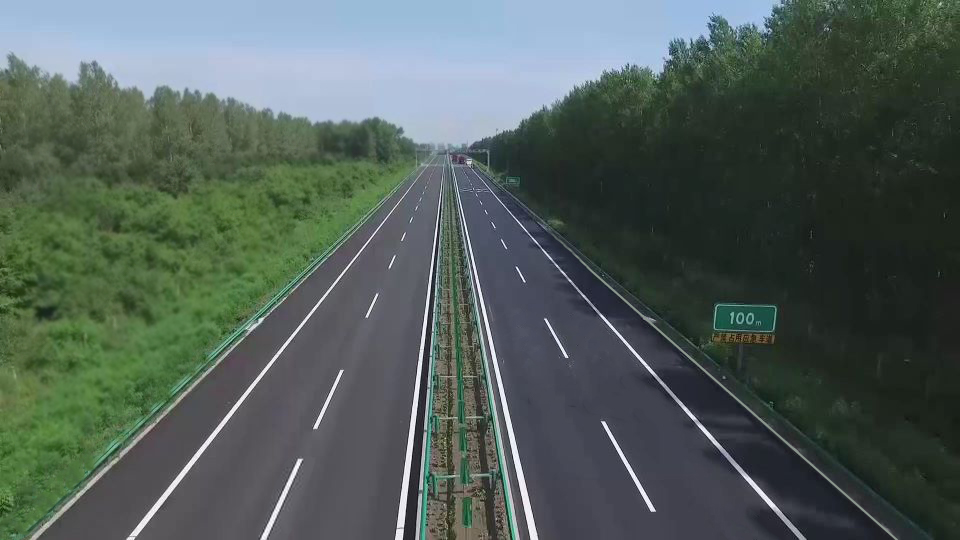
//> input picture HW2/code/2.jpg, 960 x 540 px
$ ./main   (built with g++ and OpenCV 4)
//> lines starting //> are read from the running program, lines starting //| are printed output that depends on the picture; after the words box and inside, x2 and y2 are one past the last pixel; in counts of white or black regions, pixels touching at a corner belong together
### HW2/code/HoughLine.h
#pragma once

#include <opencv2/opencv.hpp>
#include <opencv2/highgui/highgui.hpp>
#include <opencv2/imgproc/imgproc.hpp>
#include <iostream>
#include <vector>

using namespace cv;
using namespace std;

#define PI 3.1415926

// ρ-θ空间累加器
struct Polar
{
    int x;
    int y;
    int count;
};
//用于返回直线两端的坐标
struct Line
{
    Point start;
    Point end;
};
bool polar_order(Polar a, Polar b);  //用于排序
int get_position(Mat img, int ii, int jj, int flag, int rho=1, int theta=1);  //对于水平和垂直的直线，找回Hough变换时损失的信息
//hough变换检测直线
//img：输入的边缘图像（灰度图，只有0,255两个值）
//lines：储存最后检测出的直线起始点
//threshold：累加器阈值，只有累加器中的值大于该值，该参数对才会被选中
//rho：ρ参数的分辨率（遍历步长）
//theta：θ参数的分辨率（遍历步长）
void houghlines(Mat img,vector<Line>& lines, int threshold, double rho = 1, double theta = 1);

### HW2/code/HoughCircle.h
#pragma once

#include <cv.h>
#include <opencv2/opencv.hpp>
#include <iostream>
#include <vector>

using namespace std;
using namespace cv;

#define PI 3.14159265358979
#define HOUGH_CIRCLE_RADIUS_MIN						10  //圆最小半径
#define HOUGH_CIRCLE_RADIUS_MIN_DIST				2  //同心圆两个半径最小差
#define HOUGH_CIRCLE_INTEGRITY_DEGREE				0.6  //用于判断圆周上的点是否足够多（是否能成圆）
#define HOUGH_CIRCLE_SAMEDIRECT_DEGREE				0.99  //用于梯度检测
#define HOUGH_CIRCLE_GRADIENT_INTEGRITY_DEGREE		0.9   //用于梯度检测

//记录圆心
struct Centers2
{
    int x;
    int y;
    int count;
};
//用于排序
bool center_order(Centers2 a, Centers2 b);

//记录其他点与圆心的距离和内积
struct Radius
{
    double dist2;
    double inner_product;
};
//用于排序
bool radius_order(Radius a, Radius b);
//用于归一化圆心检测图像并放大差异
float normalization(float x);

//hough梯度法检测圆形
//src_gray：灰度图像
//edges：边缘图像
//circles：储存结果圆参数
//min_dist：两圆心之间的最小距离，小于该距离两圆心将被合并
//add_threshold：阈值，累加器中大于该值的点才能被选定为圆心
//min_Radius：圆最小半径
//min_Radius：圆最大半径
void houghcircles(cv::Mat& src_gray, Mat edges, std::vector<cv::Vec3f>& circles,
    double min_dist, int param2, int minRadius = 0, int maxRadius = 0);

### HW2/code/HoughLine.cpp
#include "HoughLine.h"
//用于排序
bool polar_order(Polar a, Polar b)
{
    return (a.count > b.count);
}

void houghlines(Mat img, vector<Line>& lines, int threshold, double rho, double theta)
{
    //图像长宽
    int w = img.cols;
    int h = img.rows;

    //累加器大小
    int add_w = 180/theta;
    int add_h = 1.5 * (w + h) /rho ;
    //消除值为负的ρ
    int center_h = add_h / 2;


    //为累加器分配空间
    int** add = (int**)malloc(add_h * sizeof(int*));
    for (int i = 0; i < add_h; i++)
        add[i] = (int*)malloc((add_w + 1) * sizeof(int));

    //累加器赋值为0
    for (int i = 0; i < add_h; i++)
        for (int j = 0; j < add_w; j++)
            add[i][j] = 0;


    //累加器投票
    int threshold_pix = 200;
    for (int i = 0; i < h; i++)
    {
        for (int j = 0; j < w; j++)
        {
            if ((int)img.at<uchar>(i, j) > threshold_pix)
            {
                for (int k = 0; k < 180; k=k+theta) {
                    double angle = (double)k / 180 * PI;  //角度制转换为弧度值
                    double dr = (double)j * cos(angle) + (double)i * sin(angle);
                    int r = round(dr)/rho;
                    int kk = k/theta;
                    add[r + center_h][kk]++;  //r可为负值，加上矩阵中心
                }
            }
        }
    }


    //遍历累加器，选出符合规定的ρ-θ点对作为检测到的直线参数
    vector<Polar> v;
    for (int y = 1; y < add_h - 1; y++)//模长
    {
        for (int x = 0; x < add_w; x++)//角度
        {
            int flag = 0;
            //如果当前点在累加器边界处
            if (x == 0)
            {
                if (add[y][x] > threshold && add[y][x] > add[y][x + 1] && add[y][x] > add[y - 1][x] && add[y][x] > add[y + 1][x])
                    flag = 1;
            }
            else if (x == add_w - 1)
            {
                if (add[y][x] > threshold && add[y][x] > add[y][x - 1] && add[y][x] > add[y - 1][x] && add[y][x] > add[y + 1][x])
                    flag = 1;
            }
            //如果当前的值大于阈值，并在4邻域内它是最大值，则该点被认为是圆心
            else if (add[y][x] > threshold && add[y][x] > add[y][x - 1] &&
                add[y][x] > add[y][x + 1] && add[y][x] > add[y - 1][x] &&
                add[y][x] > add[y + 1][x])
            {
                flag = 1;
            }
            //选择该点表示的参数作为一条直线的参数
            if (flag)
            {
                Polar po;
                po.x = y;    //ρ
                po.y = x;    //θ
                po.count = add[y][x];
                //聚合，如果当前参数对被选中，则把相邻(-5,5)区间内的累加器值都加给它
                for (int p = y - 5; p <= y + 5; p++)
                {
                    for (int q = x - 5; q <= x + 5; q++)
                    {
                        if (p >= 0 && p <= add_h - 1 && q >= 0 && q <= add_w - 1)
                            po.count += add[p][q];
                    }
                }
                v.push_back(po); //当前点符合要求，作为圆心
            }

        }
    }
    // [56 lines of commented-out code are left out]
    sort(v.begin(), v.end(), polar_order);
    //将投票数最多的直线转换到笛卡尔坐标系计算出起始点坐标并存入名为lines的vector
    vector<Polar>::iterator iter;
    for (iter = v.begin(); iter != v.end(); iter++) {
        int x1, y1, x2, y2;
        x1 = y1 = x2 = y2 = 0;
        double angle = (double)(iter->y) / 180 * PI;
        double si = sin(angle);
        double co = cos(angle);

        if (iter->y == 0)
        {
            y1 = 0;
            y2 = h - 1;
            x1 = x2 = get_position(img, iter->x, iter->y, false);
            Line temp;
            temp.start = Point(x1, y1);
            temp.end = Point(x2, y2);
            lines.push_back(temp);
        }
        else if (iter->y == 90)
        {
            x1 = 0;
            x2 = w - 1;
            y1 = y2 = get_position(img, iter->x, iter->y, true);
            Line temp;
            temp.start = Point(x1, y1);
            temp.end = Point(x2, y2);
            lines.push_back(temp);
        }
        else if (iter->y >= 45 && iter->y <= 135) {//在这个范围内sin值比较大，使用sin做分母误差较小
            x1 = 0;
            y1 = (iter->x - center_h) / si; //加上之前为了消除ρ的负值减去的值
            x2 = w - 1;
            y2 = ((iter->x - center_h) - (double)x2 * co) / si;
            Line temp;
            temp.start = Point(x1, y1);
            temp.end = Point(x2, y2);
            lines.push_back(temp);
        }
        else { //在这个范围内cos值比较大，使用cos做分母误差较小
            y1 = 0;
            x1 = (iter->x - center_h) / co;  //加上之前为了消除ρ的负值减去的值
            y2 = h - 1;
            x2 = ((iter->x - center_h) - (double)y2 * si) / co;
            Line temp;
            temp.start = Point(x1, y1);
            temp.end = Point(x2, y2);
            lines.push_back(temp);
        }
    }

}

//对于水平和垂直的线条找回丢失的坐标信息,参数flag用于表示是水平直线还是垂直直线
// [42 lines left out: function get_position, not called in this run]

### HW2/code/main.cpp
#include "opencv2/highgui/highgui.hpp"
#include "opencv2/imgproc/imgproc.hpp"
#include <iostream>
#include <stdio.h>

#include "HoughCircle.h"
#include "HoughLine.h"
using namespace std;
using namespace cv;

int main(int argc, char** argv)
{
	Mat src, src_gray;
	Mat src_edge;
	vector<Vec3f> circles;
	vector<Line> lines;

	string address;
	cout << "请输入文件名，需要后缀..." << endl;
	cin >> address;
//> the answer given: 2.jpg
	//读入图像
	src = imread(address, 1);
//> src is the input picture: 540 rows x 960 cols, CV_8UC3; mean B, G, R 88.7, 94.1, 81.2
	if (!src.data)
	{
		cout << "图像不存在！" << endl;
		return -1;
	}
	int choice = 1;
	cout << "请输入检测选择(默认只检测直线)：" << endl;
	cout << "1. 仅检测直线" << endl;
	cout << "2. 仅检测圆形" << endl;
	cout << "3. 检测直线和圆形" << endl;
	cin >> choice;
//> the answer given: 1

	//展示源图像
	imshow("source", src);
	cout << "按任意键继续..." << endl;
	waitKey(0);


	//转换为灰度图
	cvtColor(src, src_gray, CV_BGR2GRAY);
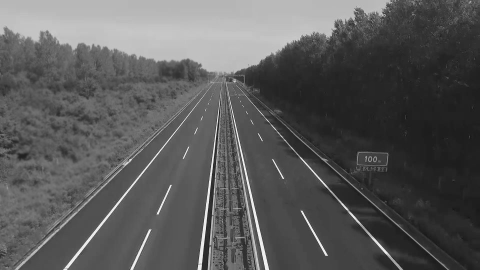
//> src_gray: 540 rows x 960 cols, CV_8UC1 (shown at 1/2 size); min 7, max 255, mean 89.6

	//高斯滤波，减弱噪声，避免检测时产生干扰
	GaussianBlur(src_gray, src_gray, Size(9, 9), 2, 2);
	//展示高斯滤波结果
	imshow("guass", src_gray);
	cout << "按任意键继续..." << endl;
	waitKey(0);

	//对灰度图再做一次均值滤波
	if(address=="2.jpg") blur(src_gray, src_edge, Size(9, 9));
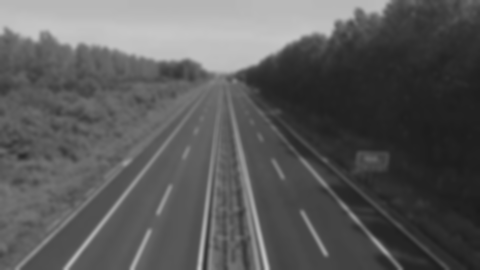
//> src_edge: 540 rows x 960 cols, CV_8UC1 (shown at 1/2 size); min 27, max 199, mean 89.6
	else blur(src_gray, src_edge, Size(3, 3));
	imshow("mean", src_edge);
	cout << "按任意键继续..." << endl;
	waitKey(0);

	//使用Canny算子计算图像边缘并展示
	Mat edges;
	int canny_threshold = 40;
	Canny(src_edge, edges, MAX(canny_threshold / 2, 1), canny_threshold, 3);
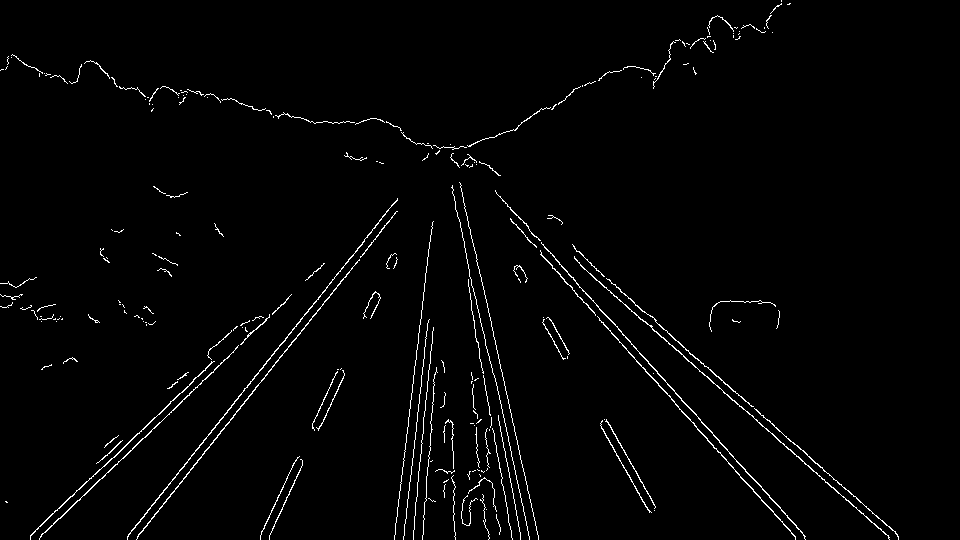
//> edges: 540 rows x 960 cols, CV_8UC1; 1.9% white in thin lines or dots
	imshow("edges", edges);
	cout << "按任意键继续..." << endl;
	waitKey(0);


	//使用Canny算子输出的边缘图，edges作为掩码，
	//来将原图image拷贝到目标图dst中，从而显示彩色的边缘图像
	Mat image = src.clone();
	Mat dst;
	dst.create(image.size(), image.type());
	dst = Scalar::all(0);
	image.copyTo(dst, edges);
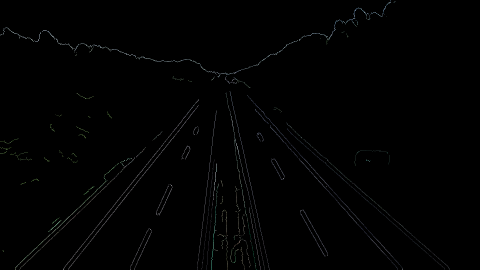
//> dst: 540 rows x 960 cols, CV_8UC3 (shown at 1/2 size); mean B, G, R 1.7, 1.7, 1.5
	imshow("colorful_edge", dst);
	cout << "按任意键继续..." << endl;
	waitKey(0);


	if (choice == 1 || choice == 3)
	{
		//hough检测直线并返回结果
		houghlines(edges, lines, 110, 1, 1);
//> after the loop in houghlines, `for (int y = 1; y < add_h - 1; y++)`: v = 32 items
//> the loop in houghlines, `for (iter = v.begin(); iter != v.end(); iter++)` made 32 passes
//> (angle, si, co, temp.start, temp.end) on passes 1, 2, 4, 8, 11, 12, 13: (0.663, 0.616, 0.788, Point(557, 0), Point(135, 539)), (0.681, 0.629, 0.777, Point(559, 0), Point(123, 539)), (0.681, 0.629, 0.777, Point(568, 0), Point(132, 539)), (0.663, 0.616, 0.788, Point(546, 0), Point(125, 539)), (2.41, 0.669, -0.743, Point(312, 0), Point(797, 539)), (2.41, 0.669, -0.743, Point(321, 0), Point(806, 539)), (2.39, 0.682, -0.731, Point(306, 0), Point(808, 539))
//> lines = 32 items

		//在原图像上绘制检测到的直线并输出结果
		for (size_t i = 0; i < lines.size(); i++)
		{
			Point s = lines[i].start;
			Point e = lines[i].end;
			line(src, s, e, Scalar(0, 0, 255));

			printf("x1:%d, y1:%d\n", s.x, s.y);
			printf("x2:%d, y2:%d\n", e.x, e.y);
		}
//> this loop made 32 passes
//> (s, e) on passes 1 to 8: (Point(557, 0), Point(135, 539)), (Point(559, 0), Point(123, 539)), (Point(0, 558), Point(959, -305)), (Point(568, 0), Point(132, 539)), (Point(0, 561), Point(959, -332)), (Point(0, 575), Point(959, -350)), (Point(0, 571), Point(959, -322)), (Point(546, 0), Point(125, 539))
//> (printed output is left out)
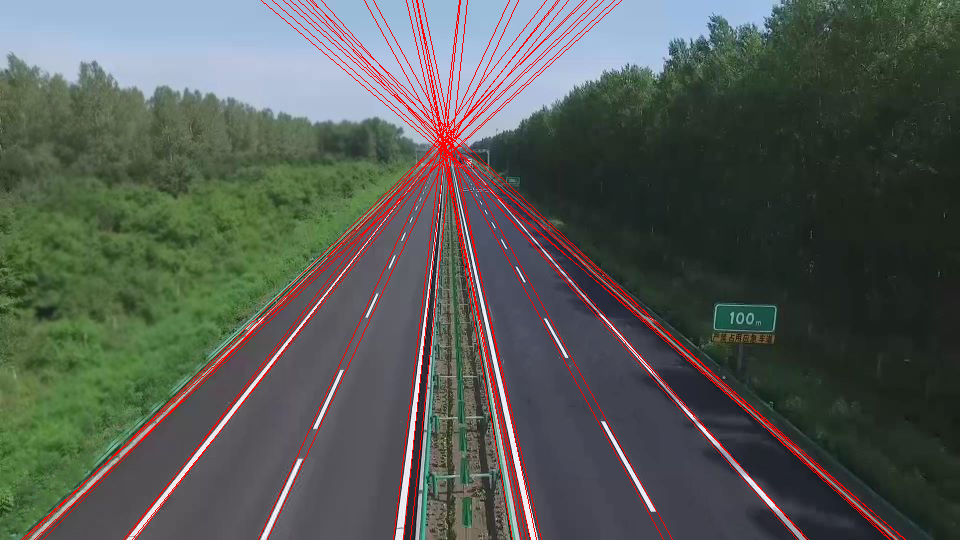
//> src: 540 rows x 960 cols, CV_8UC3; 3.15% of pixels changed, all inside (x1, y1, x2, y2) = (21, 0, 906, 540)
	}


	if (choice == 2 || choice == 3)
	{
		//hough检测圆形并返回结果
		houghcircles(src_gray, edges, circles, 10, 30, 0, 0);

		//在原图像上绘制检测到的圆形并输出结果
		for (size_t i = 0; i < circles.size(); i++)
		{
			Point center(cvRound(circles[i][0]), cvRound(circles[i][1]));
			int radius = cvRound(circles[i][2]);
			//圆心
			circle(src, center, 3, Scalar(0, 255, 0), -1, 8, 0);
			//圆
			circle(src, center, radius, Scalar(255, 0, 0), 2, 8, 0);
			printf("x:%d, y:%d, r:%d\n", cvRound(circles[i][0]), cvRound(circles[i][1]), radius);
		}
	}


	//展示绘制结果后的图像
	namedWindow("Result", CV_WINDOW_AUTOSIZE);
	imshow("Result", src);
	cout << "按任意键结束..." << endl;
	waitKey(0);

	return 0;
}

$ run again, with HW2/code/3.JPG copied over HW2/code/2.jpg
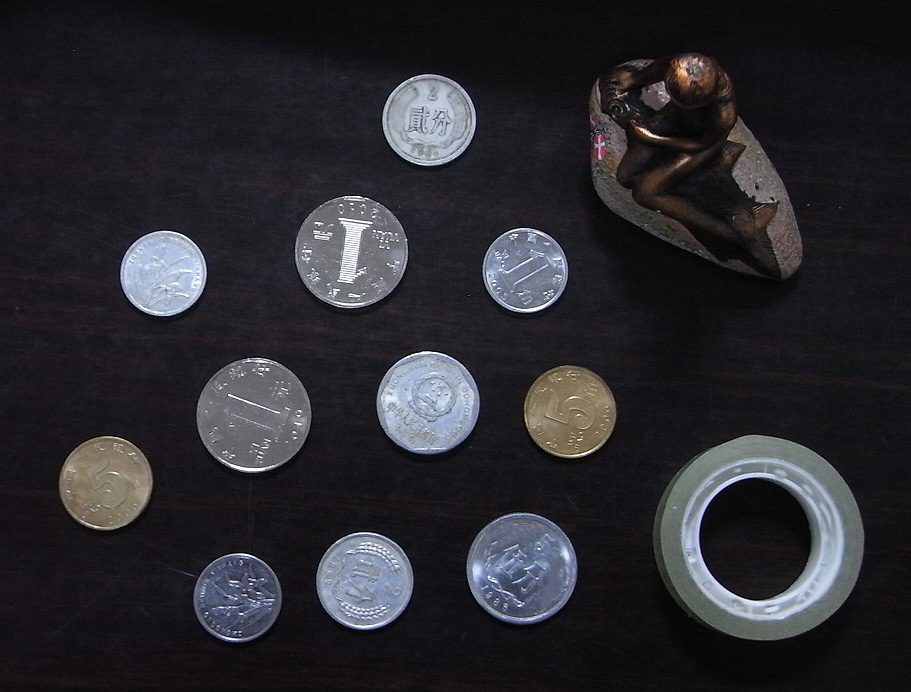
//> input picture HW2/code/3.JPG, 911 x 692 px
//> src is the input picture: 692 rows x 911 cols, CV_8UC3; mean B, G, R 46.5, 41.9, 42.5
//> `Canny(src_edge, edges, MAX(canny_threshold / 2, 1), canny_threshold, 3);`:
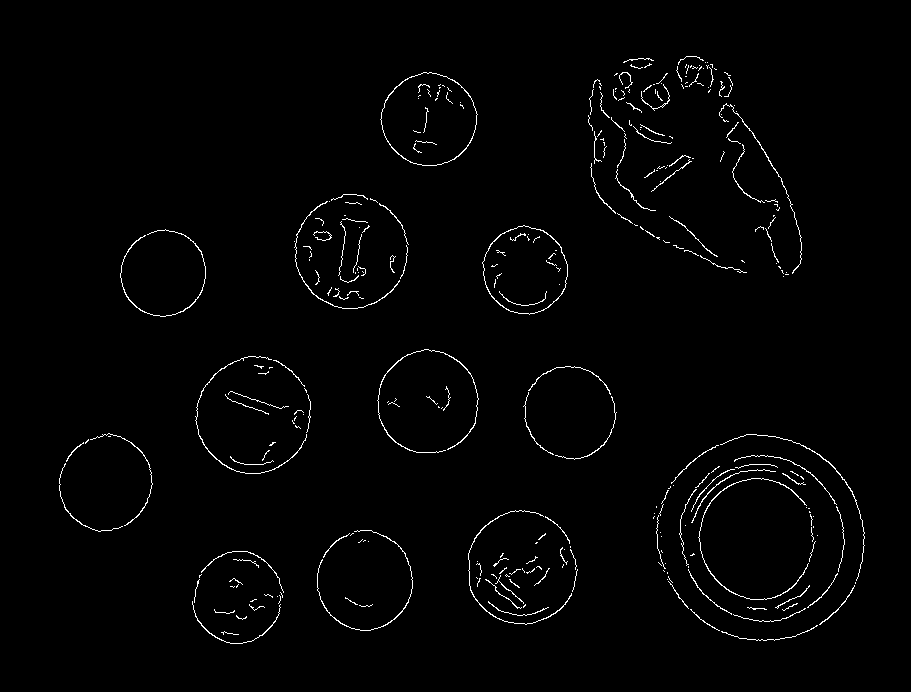
//> edges: 692 rows x 911 cols, CV_8UC1; 1.5% white in thin lines or dots, all inside (x1, y1, x2, y2) = (59, 56, 865, 644)
//> `image.copyTo(dst, edges);`:
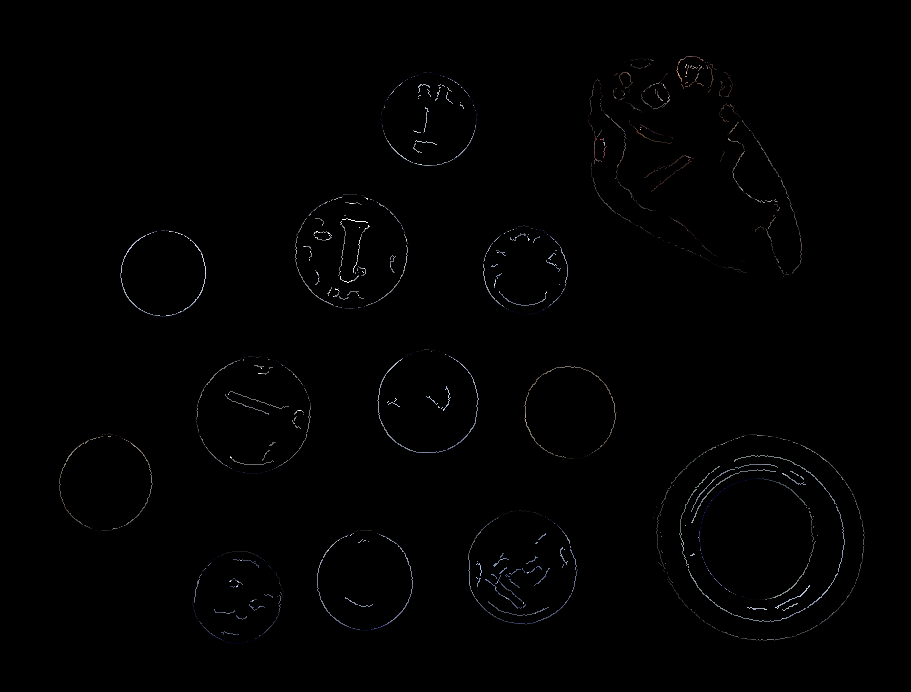
//> dst: 692 rows x 911 cols, CV_8UC3; mean B, G, R 1.4, 1.3, 1.3
//> after the loop in houghlines, `for (int y = 1; y < add_h - 1; y++)`: v = 0 items
